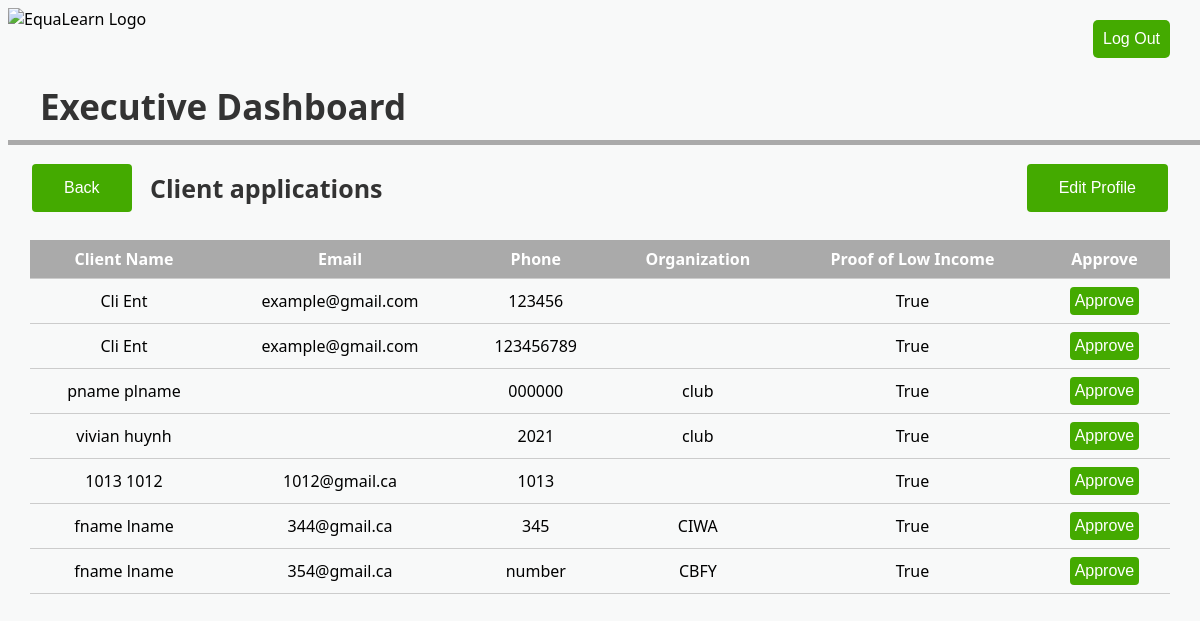
The app's page /view_pending_clients/11/, older data.
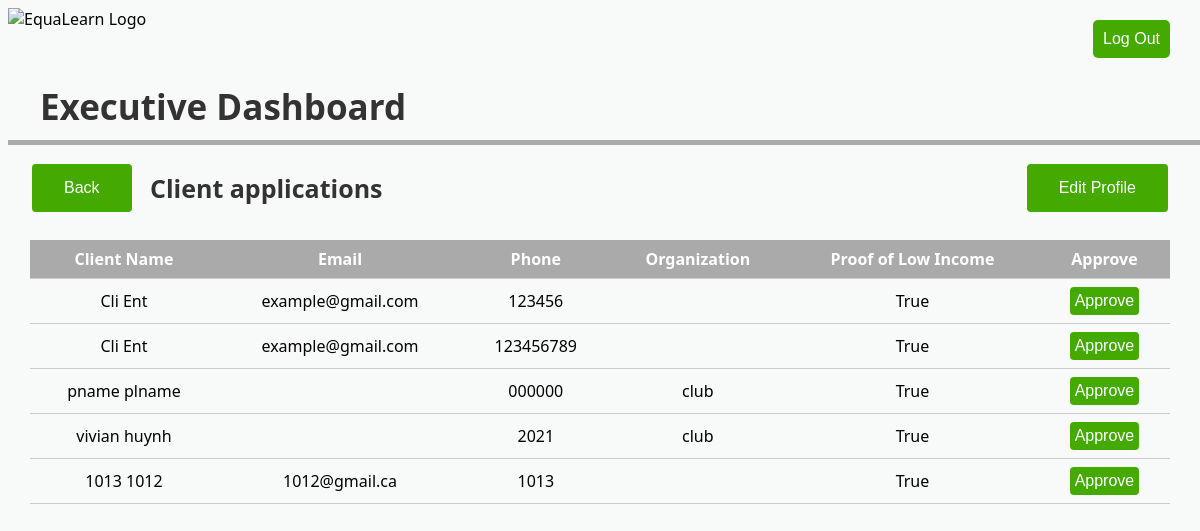
The same page, newer data.
### equalearn/models.py (models this page shows)
class User(models.Model):
    User_ID = models.AutoField(primary_key = True)
    username = models.CharField(max_length = 100, unique = True)
    usertype = models.CharField(max_length = 10, blank = True, null = True)
    name = models.CharField(max_length=50)
    phone_number = models.CharField(max_length = 12)
    email = models.CharField(max_length = 60)

class Client(User):
    referred_organization = models.CharField(max_length = 60)
    proof_of_low_income = models.BooleanField()
    accepted = models.BooleanField(default = False)

class User(models.Model):
    User_ID = models.AutoField(primary_key = True)
    username = models.CharField(max_length = 100, unique = True)
    usertype = models.CharField(max_length = 10, blank = True, null = True)
    name = models.CharField(max_length=50)
    phone_number = models.CharField(max_length = 12)
    email = models.CharField(max_length = 60)

### equalearn/views.py (the view)
# urls.py: url(r'view_pending_clients/(?P<id>\d+)/$', views.view_pending_clients, name = "view_pending_clients"),
def view_pending_clients(request, id):
    exec = Executive.objects.get(User_ID = id)
    unapprovedclients = Client.objects.filter(accepted = False)
    return render(request, 'approveclients.html', {'executive': exec, 'clients': unapprovedclients})

### templates/approveclients.html (shortened to what this page needs)
<!DOCTYPE html>
{% load static %}
<html>
<head>
  <link rel="stylesheet" href="{% static 'equalearndb/dashboardstyle.css' %}">
</head>
<a href = "{% url 'logout'%}"><button class = "logoutbutton">Log Out</button></a>
<img src = "https://i.imgur.com/Z9fdh0a.png" alt = "EquaLearn Logo" height = "50" style = "float:left">
<h1> Executive Dashboard </h1>
<div class="rectangle"></div>
<h2> Client applications </h2>
<button class = "button1" style = "button;">Back</button>
<button class = "editprofilebutton" style = "button;">Edit Profile</button>
    <div class="tableFixHead">
      <table>
        <thead>
   <tr>
    <th>Client Name</th>
    <th>Email</th>
    <th>Phone</th>
    <th>Organization</th>
    <th>Proof of Low Income</th>
    <th>Approve</th>
  </tr>
  {% for client in clients%}
  <tr>
    <td><center>{{client.name}}</center></td>
    <td><center>{{client.email}}</center></td>
    <td><center>{{client.phone_number}}</center></td>
    <td><center>{{client.referred_organization}}</center></td>
    <td><center>{{client.proof_of_low_income}}</center></td>
    <td><center><a href = "{% url 'approve_client' eid=executive.User_ID cid=client.User_ID %}"><button class = "tablebutton">Approve</button></a></center></td>
  </tr>
  {% endfor %}
      </table>
    </div>
</body>
</html>

### static/equalearndb/dashboardstyle.css (style rules this page uses)
.logoutbutton { border: none; color: white; background-color:#44aa00; text-align: center; font-size: 16px; padding: 10px; border-radius: 5px; position: absolute; right: 30px; top: 20px; }
h1 { color: #333333; position: absolute; font-size: 35px; left: 40px; top: 60px; }
.rectangle { height: 5px; width: 100%; background-color: #AAA; position: absolute; top: 140px; }
.button1 { position: absolute; top: 160px; left: 30px; border: none; background-color:#44aa00; color: white; padding: 15px 32px; text-align: center; font-size: 16px; margin: 4px 2px; border-radius: 4px }
.editprofilebutton { position: absolute; top: 160px; right: 30px; border: none; background-color:#44aa00; color: white; padding: 15px 32px; text-align: center; font-size: 16px; margin: 4px 2px; border-radius: 4px }
.tablebutton { border: none; color: white; background-color:#44aa00; text-align: center; font-size: 16px; padding: 5px; border-radius: 4px; }
.tableFixHead { overflow-y: auto; height: 500px; position: absolute; top: 240px; right: 30px; left: 30px; }
.tableFixHead thead th { position: sticky; top: 0; }
table { border-collapse: collapse; width: 100%; }
th, td { padding: 8px 16px; border-bottom: 1px solid #ccc; }
th { color: #fff; background: #aaa; }

### templates/approveclients.html (style rules this page uses)
h2 { color: #333333; position: absolute; font-size: 25px; top: 150px; left: 150px; }

Row changes from the older to the newer data that the page shows:
removed Client: name "fname lname", email "344@gmail.ca", phone_number "345", referred_organization "CIWA", proof_of_low_income "True"
removed Client: name "fname lname", email "354@gmail.ca", phone_number "number", referred_organization "CBFY", proof_of_low_income "True"
